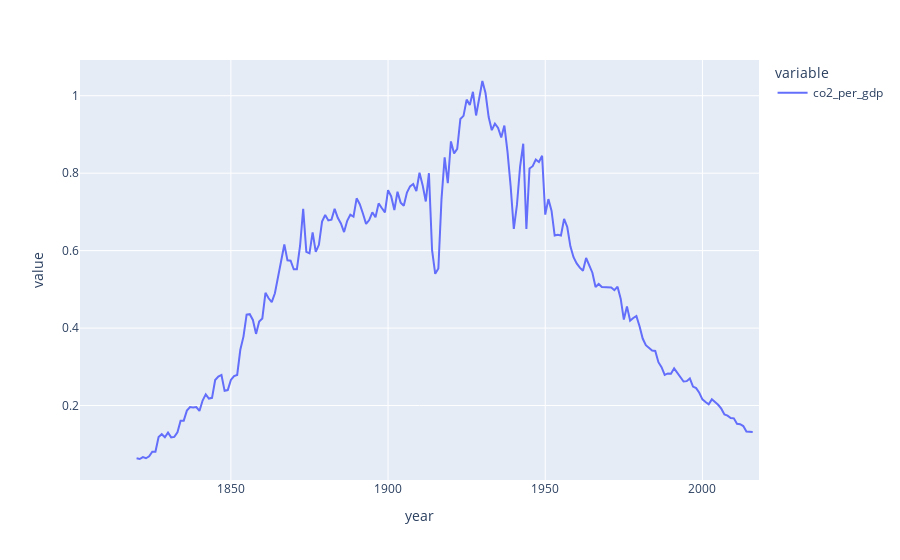

Notebook code cell kept with this figure:
### Code cell
fig = px.line(data,x="year",y=['co2_per_gdp']
              #labels={"value":"Temperature(°C)"},title="Line plots for data"
             )
fig.show()

### Figure 1 — Plotly figure (JSON) as saved in the notebook; plotly's stock layout.template omitted (floating-point values rounded to 4 significant figures; data arrays with more than 128 entries replaced by an {"elided": "..."} marker saying what was removed)
{"data": [{"hovertemplate": "variable=co2_per_gdp<br>year=%{x}<br>value=%{y}<extra></extra>", "legendgroup": "co2_per_gdp", "line": {"color": "#636efa", "dash": "solid"}, "mode": "lines", "name": "co2_per_gdp", "orientation": "v", "showlegend": true, "type": "scatter", "x": {"elided": "211 int values"}, "xaxis": "x", "y": {"elided": "211 float values"}, "yaxis": "y"}], "layout": {"legend": {"title": {"text": "variable"}, "tracegroupgap": 0}, "margin": {"t": 60}, "xaxis": {"anchor": "y", "domain": [0, 1], "title": {"text": "year"}}, "yaxis": {"anchor": "x", "domain": [0, 1], "title": {"text": "value"}}}}
